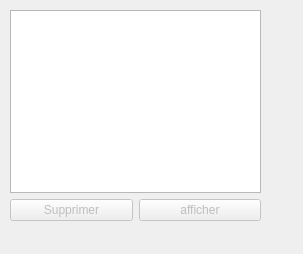
<?xml version="1.0" encoding="UTF-8"?>
<ui version="4.0">
 <class>DockArchived</class>
 <widget class="QDockWidget" name="DockArchived">
  <property name="geometry">
   <rect>
    <x>0</x>
    <y>0</y>
    <width>303</width>
    <height>254</height>
   </rect>
  </property>
  <property name="accessibleName">
   <string>Note Archivé</string>
  </property>
  <property name="features">
   <set>QDockWidget::DockWidgetClosable|QDockWidget::DockWidgetMovable</set>
  </property>
  <property name="allowedAreas">
   <set>Qt::LeftDockWidgetArea</set>
  </property>
  <property name="windowTitle">
   <string>Note Archivé</string>
  </property>
  <widget class="QWidget" name="dockWidgetContents">
   <widget class="QWidget" name="verticalLayoutWidget">
    <property name="geometry">
     <rect>
      <x>10</x>
      <y>10</y>
      <width>251</width>
      <height>211</height>
     </rect>
    </property>
    <layout class="QVBoxLayout" name="verticalLayout">
     <item>
      <widget class="QTableView" name="ArchView">
       <property name="editTriggers">
        <set>QAbstractItemView::NoEditTriggers</set>
       </property>
       <property name="selectionMode">
        <enum>QAbstractItemView::SingleSelection</enum>
       </property>
       <property name="selectionBehavior">
        <enum>QAbstractItemView::SelectRows</enum>
       </property>
       <property name="textElideMode">
        <enum>Qt::ElideMiddle</enum>
       </property>
       <property name="showGrid">
        <bool>false</bool>
       </property>
       <attribute name="horizontalHeaderVisible">
        <bool>false</bool>
       </attribute>
       <attribute name="verticalHeaderVisible">
        <bool>false</bool>
       </attribute>
      </widget>
     </item>
     <item>
      <layout class="QHBoxLayout" name="horizontalLayout">
       <item>
        <widget class="QPushButton" name="remove">
         <property name="enabled">
          <bool>false</bool>
         </property>
         <property name="text">
          <string>Supprimer</string>
         </property>
        </widget>
       </item>
       <item>
        <widget class="QPushButton" name="aff">
         <property name="enabled">
          <bool>false</bool>
         </property>
         <property name="text">
          <string>afficher</string>
         </property>
        </widget>
       </item>
      </layout>
     </item>
    </layout>
   </widget>
  </widget>
 </widget>
 <resources/>
 <connections/>
</ui>
